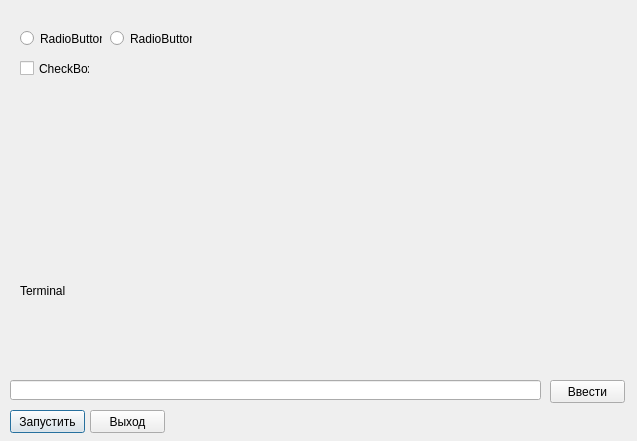
<?xml version="1.0" encoding="UTF-8"?>
<ui version="4.0">
 <class>Dialog</class>
 <widget class="QDialog" name="Dialog">
  <property name="geometry">
   <rect>
    <x>0</x>
    <y>0</y>
    <width>637</width>
    <height>441</height>
   </rect>
  </property>
  <property name="windowTitle">
   <string>Dialog</string>
  </property>
  <widget class="QRadioButton" name="radioButton">
   <property name="geometry">
    <rect>
     <x>20</x>
     <y>30</y>
     <width>82</width>
     <height>17</height>
    </rect>
   </property>
   <property name="text">
    <string>RadioButton</string>
   </property>
  </widget>
  <widget class="QRadioButton" name="radioButton_2">
   <property name="enabled">
    <bool>true</bool>
   </property>
   <property name="geometry">
    <rect>
     <x>110</x>
     <y>30</y>
     <width>82</width>
     <height>17</height>
    </rect>
   </property>
   <property name="text">
    <string>RadioButton</string>
   </property>
  </widget>
  <widget class="QCheckBox" name="checkBox">
   <property name="geometry">
    <rect>
     <x>20</x>
     <y>60</y>
     <width>70</width>
     <height>17</height>
    </rect>
   </property>
   <property name="text">
    <string>CheckBox</string>
   </property>
  </widget>
  <widget class="QPushButton" name="Start_button">
   <property name="geometry">
    <rect>
     <x>10</x>
     <y>410</y>
     <width>75</width>
     <height>23</height>
    </rect>
   </property>
   <property name="text">
    <string>Запустить</string>
   </property>
  </widget>
  <widget class="QPushButton" name="Exit_button">
   <property name="geometry">
    <rect>
     <x>90</x>
     <y>410</y>
     <width>75</width>
     <height>23</height>
    </rect>
   </property>
   <property name="text">
    <string>Выход</string>
   </property>
  </widget>
  <widget class="QLabel" name="label">
   <property name="geometry">
    <rect>
     <x>20</x>
     <y>210</y>
     <width>571</width>
     <height>161</height>
    </rect>
   </property>
   <property name="text">
    <string>Terminal</string>
   </property>
  </widget>
  <widget class="QLineEdit" name="lineEdit">
   <property name="geometry">
    <rect>
     <x>10</x>
     <y>380</y>
     <width>531</width>
     <height>20</height>
    </rect>
   </property>
  </widget>
  <widget class="QPushButton" name="Enter_button">
   <property name="geometry">
    <rect>
     <x>550</x>
     <y>380</y>
     <width>75</width>
     <height>23</height>
    </rect>
   </property>
   <property name="text">
    <string>Ввести</string>
   </property>
  </widget>
 </widget>
 <resources/>
 <connections/>
</ui>
